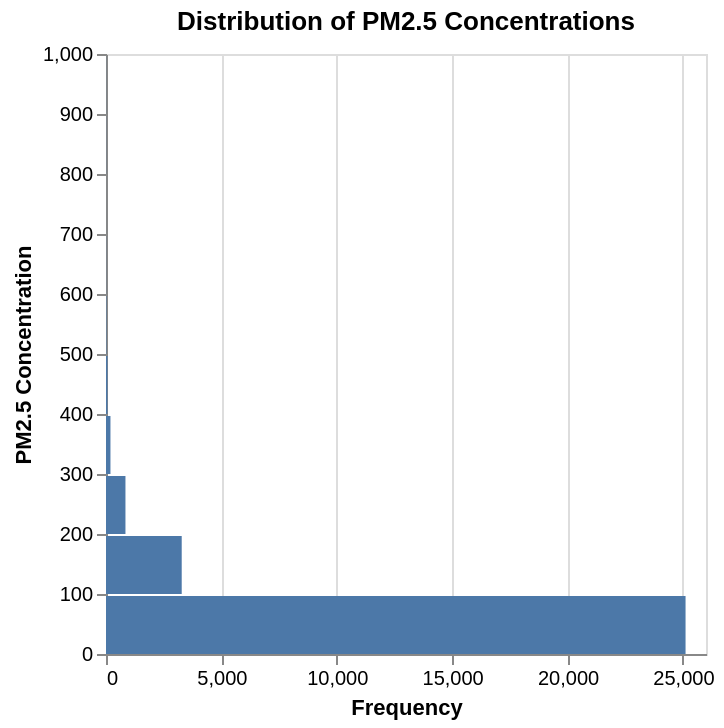

Notebook code for this chart:
### Code cell
# 3. Distribution of PM2.5 (horizontal histogram)
pm25_chart = alt.Chart(chart_df).mark_bar().encode(
    y=alt.Y('PM2_5:Q', bin=True, title='PM2.5 Concentration'),
    x=alt.X('count():Q', title='Frequency'),
    tooltip=[alt.Tooltip('PM2_5', bin=True), 'count()']
).properties(
    title='Distribution of PM2.5 Concentrations'
).interactive()

pm25_chart
# Inference: This histogram illustrates the range and most common concentrations of PM2.5, a key pollutant, in the dataset.

### Figure 1 — Vega specification as saved in the notebook (floating-point values rounded to 4 significant figures)
{"$schema": "https://vega.github.io/schema/vega/v5.json", "data": [{"name": "param_25_store"}, {"name": "source_0", "values": [{"__count": 25114, "bin_maxbins_10_PM2_5": 0.0, "bin_maxbins_10_PM2_5_end": 100.0}, {"__count": 3281, "bin_maxbins_10_PM2_5": 100.0, "bin_maxbins_10_PM2_5_end": 200.0}, {"__count": 843, "bin_maxbins_10_PM2_5": 200.0, "bin_maxbins_10_PM2_5_end": 300.0}, {"__count": 193, "bin_maxbins_10_PM2_5": 300.0, "bin_maxbins_10_PM2_5_end": 400.0}, {"__count": 6, "bin_maxbins_10_PM2_5": 800.0, "bin_maxbins_10_PM2_5_end": 900.0}, {"__count": 18, "bin_maxbins_10_PM2_5": 500.0, "bin_maxbins_10_PM2_5_end": 600.0}, {"__count": 63, "bin_maxbins_10_PM2_5": 400.0, "bin_maxbins_10_PM2_5_end": 500.0}, {"__count": 6, "bin_maxbins_10_PM2_5": 600.0, "bin_maxbins_10_PM2_5_end": 700.0}, {"__count": 5, "bin_maxbins_10_PM2_5": 900.0, "bin_maxbins_10_PM2_5_end": 1000.0}, {"__count": 2, "bin_maxbins_10_PM2_5": 700.0, "bin_maxbins_10_PM2_5_end": 800.0}]}, {"name": "source_0_x_domain___count", "values": [{"min": 2, "max": 25114}]}], "signals": [{"name": "bin_maxbins_10_PM2_5_bins", "value": {"fields": ["PM2_5"], "fname": "bin_PM2_5", "start": 0.0, "step": 100.0, "stop": 1000.0}}, {"name": "unit", "value": {}, "on": [{"events": "pointermove", "update": "isTuple(group()) ? group() : unit"}]}, {"name": "param_25", "update": "vlSelectionResolve(\"param_25_store\", \"union\")"}, {"name": "param_25_PM2_5", "on": [{"events": [{"source": "view", "type": "dblclick"}], "update": "null"}, {"events": {"signal": "param_25_translate_delta"}, "update": "panLinear(param_25_translate_anchor.extent_y, param_25_translate_delta.y / height)"}, {"events": {"signal": "param_25_zoom_delta"}, "update": "zoomLinear(domain(\"y\"), param_25_zoom_anchor.y, param_25_zoom_delta)"}]}, {"name": "param_25_tuple", "on": [{"events": [{"signal": "param_25_PM2_5"}], "update": "param_25_PM2_5 ? {unit: \"\", fields: param_25_tuple_fields, values: [param_25_PM2_5]} : null"}]}, {"name": "param_25_tuple_fields", "value": [{"field": "PM2_5", "channel": "y", "type": "R"}]}, {"name": "param_25_translate_anchor", "value": {}, "on": [{"events": [{"source": "scope", "type": "pointerdown"}], "update": "{x: x(unit), y: y(unit), extent_y: domain(\"y\")}"}]}, {"name": "param_25_translate_delta", "value": {}, "on": [{"events": [{"source": "window", "between": [{"source": "scope", "type": "pointerdown"}, {"source": "window", "type": "pointerup"}], "type": "pointermove", "consume": true}], "update": "{x: param_25_translate_anchor.x - x(unit), y: param_25_translate_anchor.y - y(unit)}"}]}, {"name": "param_25_zoom_anchor", "on": [{"events": [{"source": "scope", "consume": true, "type": "wheel"}], "update": "{x: invert(\"x\", x(unit)), y: invert(\"y\", y(unit))}"}]}, {"name": "param_25_zoom_delta", "on": [{"events": [{"source": "scope", "consume": true, "type": "wheel"}], "update": "pow(1.001, event.deltaY * pow(16, event.deltaMode))", "force": true}]}, {"name": "param_25_modify", "on": [{"events": {"signal": "param_25_tuple"}, "update": "modify(\"param_25_store\", param_25_tuple, true)"}]}], "marks": [{"type": "rect", "name": "marks", "from": {"data": "source_0"}, "encode": {"update": {"x": {"field": "__count", "scale": "x"}, "y": {"field": "bin_maxbins_10_PM2_5_end", "scale": "y", "offset": {"signal": "0.5 + (abs(scale(\"y\", datum[\"bin_maxbins_10_PM2_5_end\"]) - scale(\"y\", datum[\"bin_maxbins_10_PM2_5\"])) < 0.25 ? -0.5 * (0.25 - (abs(scale(\"y\", datum[\"bin_maxbins_10_PM2_5_end\"]) - scale(\"y\", datum[\"bin_maxbins_10_PM2_5\"])))) : 0.5)"}}, "fill": {"value": "#4c78a8"}, "x2": {"value": 0, "scale": "x"}, "tooltip": {"signal": "{\"PM2_5 (binned)\": !isValid(datum[\"bin_maxbins_10_PM2_5\"]) || !isFinite(+datum[\"bin_maxbins_10_PM2_5\"]) ? \"null\" : format(datum[\"bin_maxbins_10_PM2_5\"], \"\") + \" – \" + format(datum[\"bin_maxbins_10_PM2_5_end\"], \"\"), \"Count of Records\": format(datum[\"__count\"], \"\")}"}, "y2": {"field": "bin_maxbins_10_PM2_5", "scale": "y", "offset": {"signal": "0.5 + (abs(scale(\"y\", datum[\"bin_maxbins_10_PM2_5_end\"]) - scale(\"y\", datum[\"bin_maxbins_10_PM2_5\"])) < 0.25 ? 0.5 * (0.25 - (abs(scale(\"y\", datum[\"bin_maxbins_10_PM2_5_end\"]) - scale(\"y\", datum[\"bin_maxbins_10_PM2_5\"])))) : -0.5)"}}}}, "clip": true, "style": ["bar"], "interactive": true}], "scales": [{"name": "x", "type": "linear", "domain": [{"signal": "(data(\"source_0_x_domain___count\")[0] || {}).min"}, {"signal": "(data(\"source_0_x_domain___count\")[0] || {}).max"}], "range": [0, {"signal": "width"}], "nice": true, "zero": true}, {"name": "y", "type": "linear", "domain": {"signal": "[bin_maxbins_10_PM2_5_bins.start, bin_maxbins_10_PM2_5_bins.stop]"}, "range": [{"signal": "height"}, 0], "bins": {"signal": "bin_maxbins_10_PM2_5_bins"}, "zero": false, "domainRaw": {"signal": "param_25[\"PM2_5\"]"}}], "axes": [{"scale": "x", "labels": false, "orient": "bottom", "minExtent": 0, "aria": false, "zindex": 0, "grid": true, "tickCount": {"signal": "ceil(width/40)"}, "gridScale": "y", "maxExtent": 0, "ticks": false, "domain": false}, {"scale": "x", "labelOverlap": true, "grid": false, "tickCount": {"signal": "ceil(width/40)"}, "zindex": 0, "labelFlush": true, "orient": "bottom", "title": "Frequency"}, {"scale": "y", "tickCount": {"signal": "ceil(height/10)"}, "orient": "left", "zindex": 0, "title": "PM2.5 Concentration", "grid": false, "labelOverlap": true}], "title": {"text": "Distribution of PM2.5 Concentrations", "frame": "group"}, "padding": 5, "style": "cell", "height": 300, "background": "white", "width": 300}
